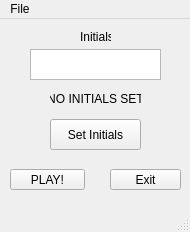
<?xml version="1.0" encoding="UTF-8"?>
<ui version="4.0">
 <class>MainWindow</class>
 <widget class="QMainWindow" name="MainWindow">
  <property name="geometry">
   <rect>
    <x>0</x>
    <y>0</y>
    <width>190</width>
    <height>232</height>
   </rect>
  </property>
  <property name="windowTitle">
   <string>MainWindow</string>
  </property>
  <widget class="QWidget" name="centralwidget">
   <widget class="QPushButton" name="exitButton">
    <property name="geometry">
     <rect>
      <x>110</x>
      <y>150</y>
      <width>71</width>
      <height>21</height>
     </rect>
    </property>
    <property name="toolTip">
     <string>End Program</string>
    </property>
    <property name="text">
     <string>Exit</string>
    </property>
   </widget>
   <widget class="QPushButton" name="InitialsButton">
    <property name="geometry">
     <rect>
      <x>50</x>
      <y>100</y>
      <width>91</width>
      <height>31</height>
     </rect>
    </property>
    <property name="toolTip">
     <string>Set Initials</string>
    </property>
    <property name="text">
     <string>Set Initials</string>
    </property>
   </widget>
   <widget class="QPlainTextEdit" name="InitialsTextBox">
    <property name="geometry">
     <rect>
      <x>30</x>
      <y>30</y>
      <width>131</width>
      <height>31</height>
     </rect>
    </property>
    <property name="toolTip">
     <string>Insert Initials</string>
    </property>
   </widget>
   <widget class="QLabel" name="CurrentInitials">
    <property name="geometry">
     <rect>
      <x>50</x>
      <y>70</y>
      <width>91</width>
      <height>20</height>
     </rect>
    </property>
    <property name="text">
     <string>NO INITIALS SET</string>
    </property>
    <property name="alignment">
     <set>Qt::AlignCenter</set>
    </property>
   </widget>
   <widget class="QLabel" name="LABELIntitals">
    <property name="geometry">
     <rect>
      <x>80</x>
      <y>10</y>
      <width>31</width>
      <height>16</height>
     </rect>
    </property>
    <property name="text">
     <string>Initials:</string>
    </property>
   </widget>
   <widget class="QLabel" name="WordIs">
    <property name="geometry">
     <rect>
      <x>80</x>
      <y>250</y>
      <width>221</width>
      <height>16</height>
     </rect>
    </property>
    <property name="text">
     <string/>
    </property>
    <property name="wordWrap">
     <bool>false</bool>
    </property>
   </widget>
   <widget class="QLabel" name="scoreNumber">
    <property name="geometry">
     <rect>
      <x>540</x>
      <y>-20</y>
      <width>47</width>
      <height>13</height>
     </rect>
    </property>
    <property name="focusPolicy">
     <enum>Qt::NoFocus</enum>
    </property>
    <property name="text">
     <string/>
    </property>
   </widget>
   <widget class="QPushButton" name="pushButton">
    <property name="geometry">
     <rect>
      <x>10</x>
      <y>150</y>
      <width>75</width>
      <height>21</height>
     </rect>
    </property>
    <property name="text">
     <string>PLAY!</string>
    </property>
   </widget>
  </widget>
  <widget class="QMenuBar" name="menubar">
   <property name="geometry">
    <rect>
     <x>0</x>
     <y>0</y>
     <width>190</width>
     <height>21</height>
    </rect>
   </property>
   <widget class="QMenu" name="menuFile">
    <property name="title">
     <string>File</string>
    </property>
    <addaction name="actionExit"/>
    <addaction name="actionReset"/>
    <addaction name="actionEdit"/>
    <addaction name="actionHigh_Score"/>
    <addaction name="actionEmail_Us"/>
   </widget>
   <addaction name="menuFile"/>
  </widget>
  <widget class="QStatusBar" name="statusbar"/>
  <action name="actionExit">
   <property name="text">
    <string>Exit</string>
   </property>
  </action>
  <action name="actionReset">
   <property name="text">
    <string>Reset</string>
   </property>
  </action>
  <action name="actionEdit">
   <property name="text">
    <string>Edit</string>
   </property>
  </action>
  <action name="actionHigh_Score">
   <property name="text">
    <string>High Score</string>
   </property>
  </action>
  <action name="actionEmail_Us">
   <property name="text">
    <string>Email Us</string>
   </property>
  </action>
 </widget>
 <resources/>
 <connections>
  <connection>
   <sender>actionExit</sender>
   <signal>triggered()</signal>
   <receiver>MainWindow</receiver>
   <slot>close()</slot>
   <hints>
    <hint type="sourcelabel">
     <x>-1</x>
     <y>-1</y>
    </hint>
    <hint type="destinationlabel">
     <x>296</x>
     <y>168</y>
    </hint>
   </hints>
  </connection>
  <connection>
   <sender>actionReset</sender>
   <signal>triggered()</signal>
   <receiver>MainWindow</receiver>
   <slot>cust_Slot()</slot>
   <hints>
    <hint type="sourcelabel">
     <x>-1</x>
     <y>-1</y>
    </hint>
    <hint type="destinationlabel">
     <x>296</x>
     <y>168</y>
    </hint>
   </hints>
  </connection>
  <connection>
   <sender>actionEdit</sender>
   <signal>triggered()</signal>
   <receiver>MainWindow</receiver>
   <slot>cust_Slot2()</slot>
   <hints>
    <hint type="sourcelabel">
     <x>-1</x>
     <y>-1</y>
    </hint>
    <hint type="destinationlabel">
     <x>94</x>
     <y>115</y>
    </hint>
   </hints>
  </connection>
  <connection>
   <sender>actionHigh_Score</sender>
   <signal>triggered()</signal>
   <receiver>MainWindow</receiver>
   <slot>cust_Slot3()</slot>
   <hints>
    <hint type="sourcelabel">
     <x>-1</x>
     <y>-1</y>
    </hint>
    <hint type="destinationlabel">
     <x>94</x>
     <y>115</y>
    </hint>
   </hints>
  </connection>
  <connection>
   <sender>actionEmail_Us</sender>
   <signal>triggered()</signal>
   <receiver>MainWindow</receiver>
   <slot>cust_Slot4()</slot>
   <hints>
    <hint type="sourcelabel">
     <x>-1</x>
     <y>-1</y>
    </hint>
    <hint type="destinationlabel">
     <x>94</x>
     <y>115</y>
    </hint>
   </hints>
  </connection>
 </connections>
 <slots>
  <slot>cust_Slot()</slot>
  <slot>cust_Slot2()</slot>
  <slot>cust_Slot3()</slot>
  <slot>cust_Slot4()</slot>
 </slots>
</ui>
